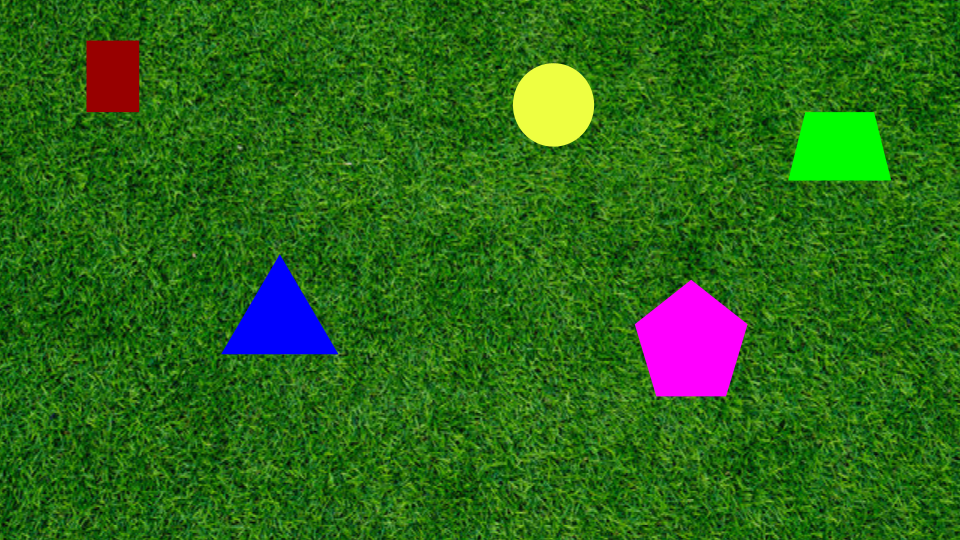
#> input picture detection/PennAir 2024 App Static.png, 960 x 540 px, given in place of PennAir 2024 App Dynamic.mp4, which was not available
$ python intrinsic_matrix.py
#> lines starting #> are read from the running program, lines starting #| are printed output that depends on the picture; after the words box and inside, x2 and y2 are one past the last pixel; in counts of white or black regions, pixels touching at a corner belong together; pictures that were not available may be replaced by others from this repository, and a replacement may not be noted
import math
import cv2

cap = cv2.VideoCapture("PennAir 2024 App Dynamic.mp4")

fps = cap.get(cv2.CAP_PROP_FPS)
width = int(cap.get(cv2.CAP_PROP_FRAME_WIDTH))
height = int(cap.get(cv2.CAP_PROP_FRAME_HEIGHT))

fourcc = cv2.VideoWriter_fourcc(*"mp4v")

processed_video = cv2.VideoWriter("output_video_real_units.mp4", fourcc, fps, (width, height), isColor=True)

#Constants
f_x = 2564.3186869
f_y = 2569.70273111

radius_pixel = 0
radius_real_inch = 10

ratio_from_pixel_to_real = 0

while True:
    ret, frame = cap.read()
#> frame is the input picture: shape (540, 960, 3); mean B, G, R 24.5, 104.6, 44

    if not ret:
        break

    # Smooth out much of the tiny grass texture
    blurred = cv2.medianBlur(frame, 21)
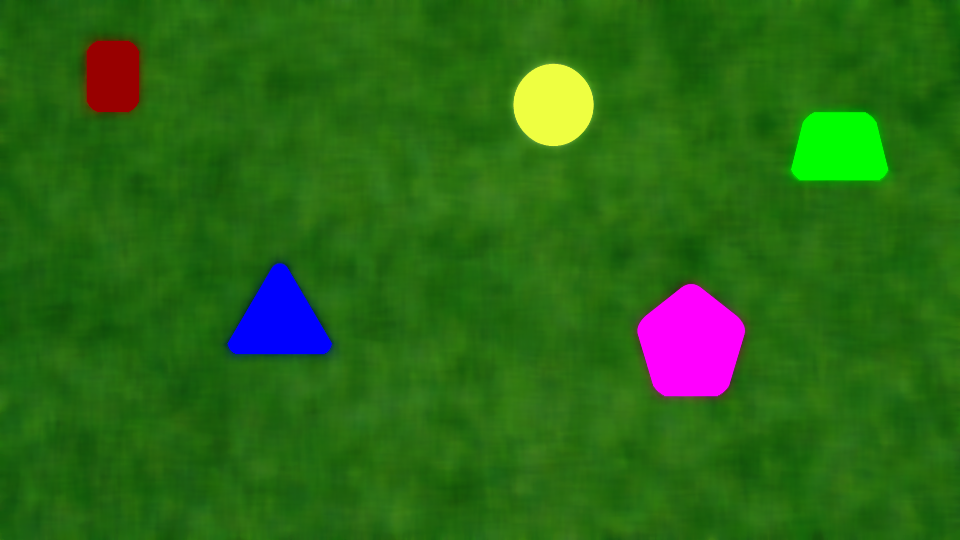
#> blurred: shape (540, 960, 3); mean B, G, R 22.3, 104.9, 41.9

    lower = 50
    upper = 120

    # Detect boundaries
    edges = cv2.Canny(blurred, lower, upper)
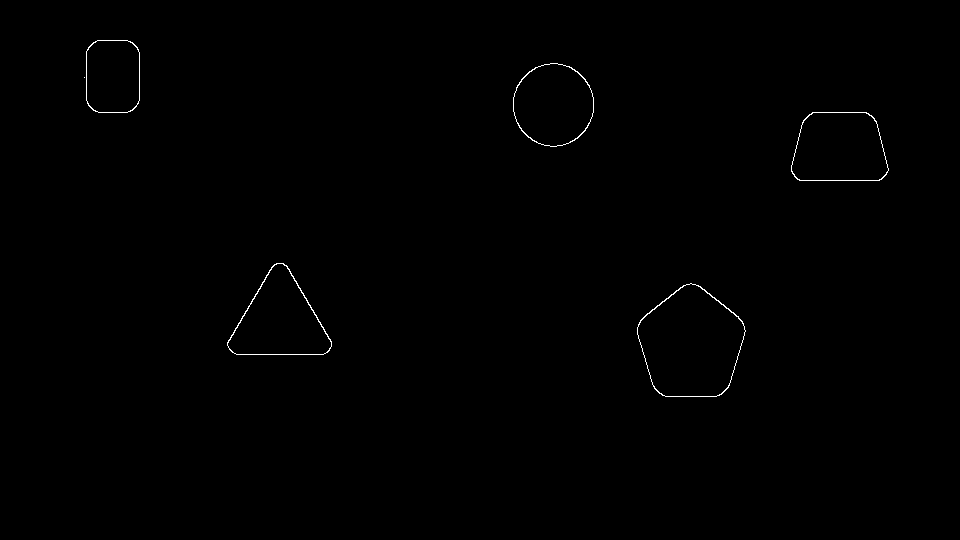
#> edges: shape (540, 960); 0.31% white in thin lines or dots, all inside (x1, y1, x2, y2) = (84, 40, 889, 397)

    # Connect small gaps in the shape boundaries
    kernel = cv2.getStructuringElement(cv2.MORPH_RECT, (10, 10))
    edges = cv2.morphologyEx(edges, cv2.MORPH_CLOSE, kernel, iterations=5)
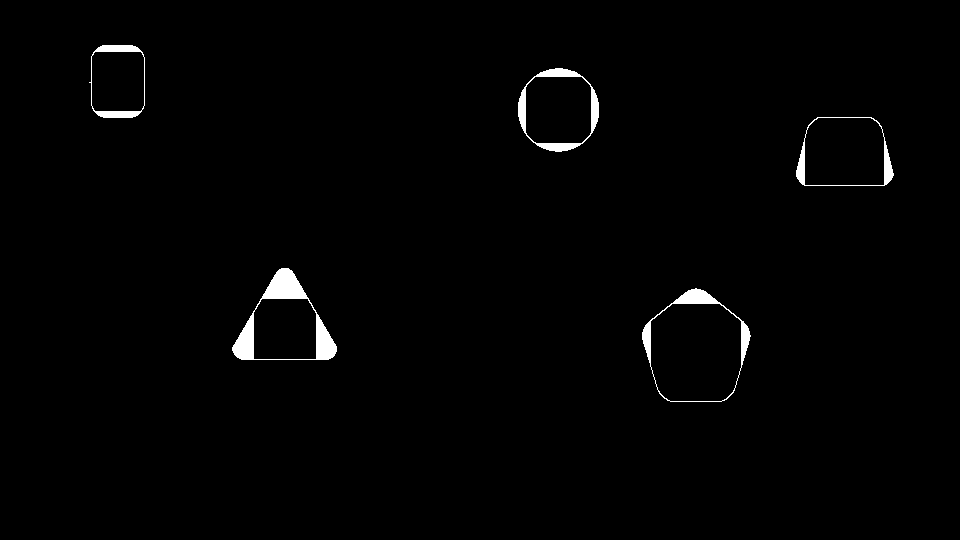
#> edges: shape (540, 960); 1.2% white; 5 white regions

    contours, _ = cv2.findContours(
        edges,
        cv2.RETR_EXTERNAL,
        cv2.CHAIN_APPROX_SIMPLE
    )
#> contours = 5 contours; box (x1, y1, x2, y2) and area: (642, 288, 751, 402) 8976, (232, 268, 337, 360) 5751, (796, 117, 894, 186) 5690, (518, 68, 599, 152) 5205, (89, 45, 145, 118) 3624

    if radius_pixel == 0:
        circularities = []

        for contour in contours:

            area = cv2.contourArea(contour)
            perimeter = cv2.arcLength(contour, True)

            circularity = (4 * math.pi * area) / (perimeter**2)
            circularities.append(circularity)
#> this loop made 5 passes
#> (area, perimeter, circularity) on passes 1 to 5: (8975.5, 365.3, 0.845), (5751, 326.7, 0.677), (5689.5, 297.8, 0.806), (5205, 269.8, 0.899), (3624, 231.7, 0.848)
#> after the loop, circularities = [0.845, 0.677, 0.806, 0.899, 0.848]

        index_of_max_circularity = circularities.index(max(circularities))
#> index_of_max_circularity = 3

        _, radius_pixel = cv2.minEnclosingCircle(contours[index_of_max_circularity])
#> radius_pixel = 41.65
        ratio_from_pixel_to_real = radius_real_inch / radius_pixel
#> ratio_from_pixel_to_real = 0.24

    for contour in contours:

        # Trace actual outline
        cv2.drawContours(frame, [contour], -1, (128, 255, 128), 2)

        # Calculate center using image moments
        M = cv2.moments(contour)

        if M["m00"] != 0:
            # x, y coordinates in pixel in the center
            cx = int(M["m10"] / M["m00"])
            cy = int(M["m01"] / M["m00"])

            x_real = cx * ratio_from_pixel_to_real
            y_real = cy * ratio_from_pixel_to_real

            z_real_from_x = (x_real * f_x) / cx
            z_real_from_y = (y_real * f_y) / cy

            average_z_real = (z_real_from_x + z_real_from_y) / 2

            cv2.circle(frame, (cx, cy), 6, (0, 0, 0), -1)
            cv2.putText(frame, "center", (cx - 25, cy - 10), cv2.FONT_HERSHEY_PLAIN,
                        1, (0, 0, 0), 1, cv2.LINE_AA)
            cv2.putText(frame, "(X, Y, Z)",
                        (cx - 40, cy + 25), cv2.FONT_HERSHEY_PLAIN,
                        1, (0, 0, 0), 1, cv2.LINE_AA)
            cv2.putText(frame, f"coords: [{x_real, y_real, average_z_real}]",
                        (cx - 120, cy + 45), cv2.FONT_HERSHEY_PLAIN,
                        1, (0, 0, 0), 1, cv2.LINE_AA)
#> this loop made 5 passes
#> (cx, cy, x_real, y_real) on passes 1 to 5: (695, 348, 166.9, 83.56), (284, 325, 68.19, 78.03), (844, 153, 202.6, 36.74), (558, 109, 134, 26.17), (117, 80, 28.09, 19.21)
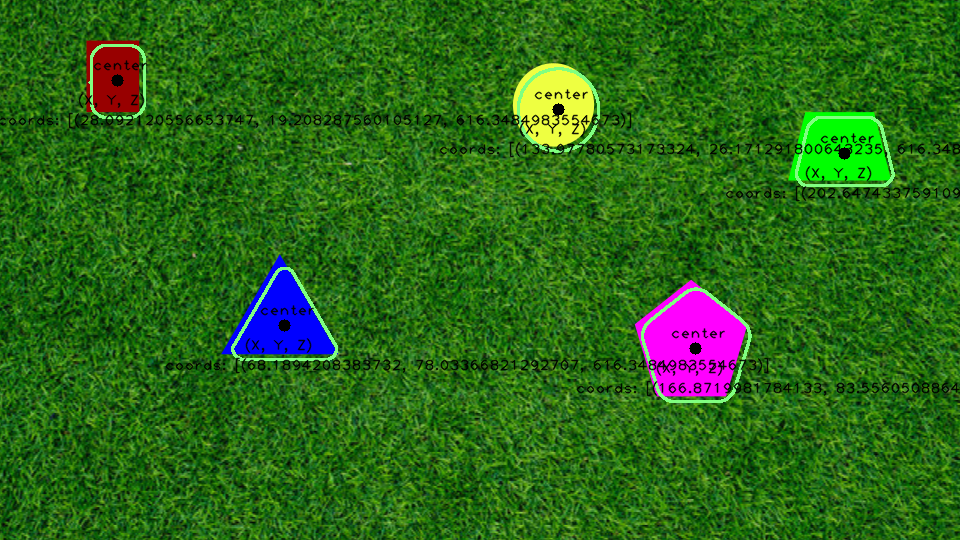
#> frame: shape (540, 960, 3); 4.12% of pixels changed, all inside (x1, y1, x2, y2) = (0, 44, 960, 403)

    processed_video.write(frame)
    cv2.imshow("Processed Video", frame)
    cv2.waitKey(1)

cap.release()
processed_video.release()

cv2.destroyAllWindows()
